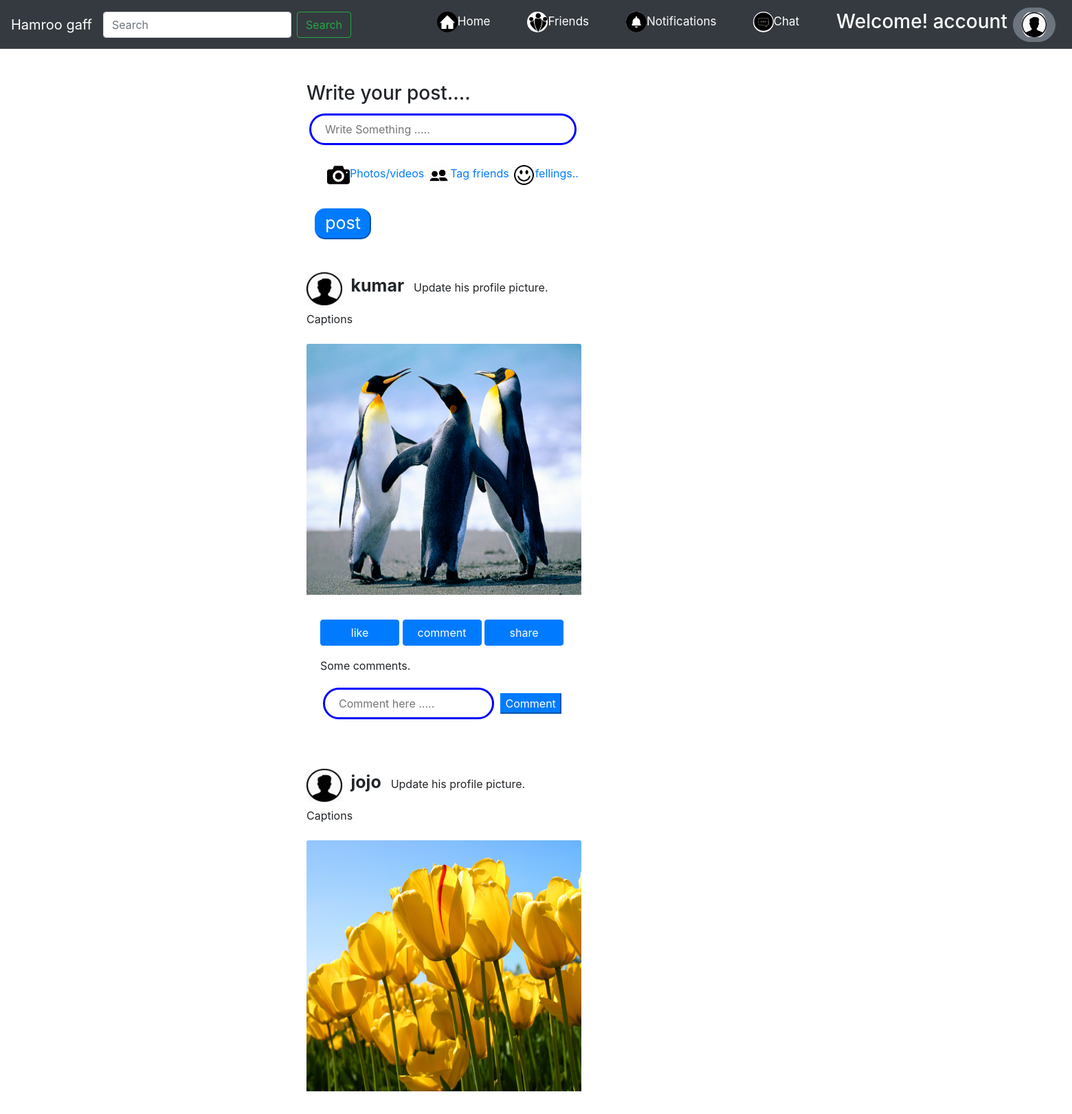
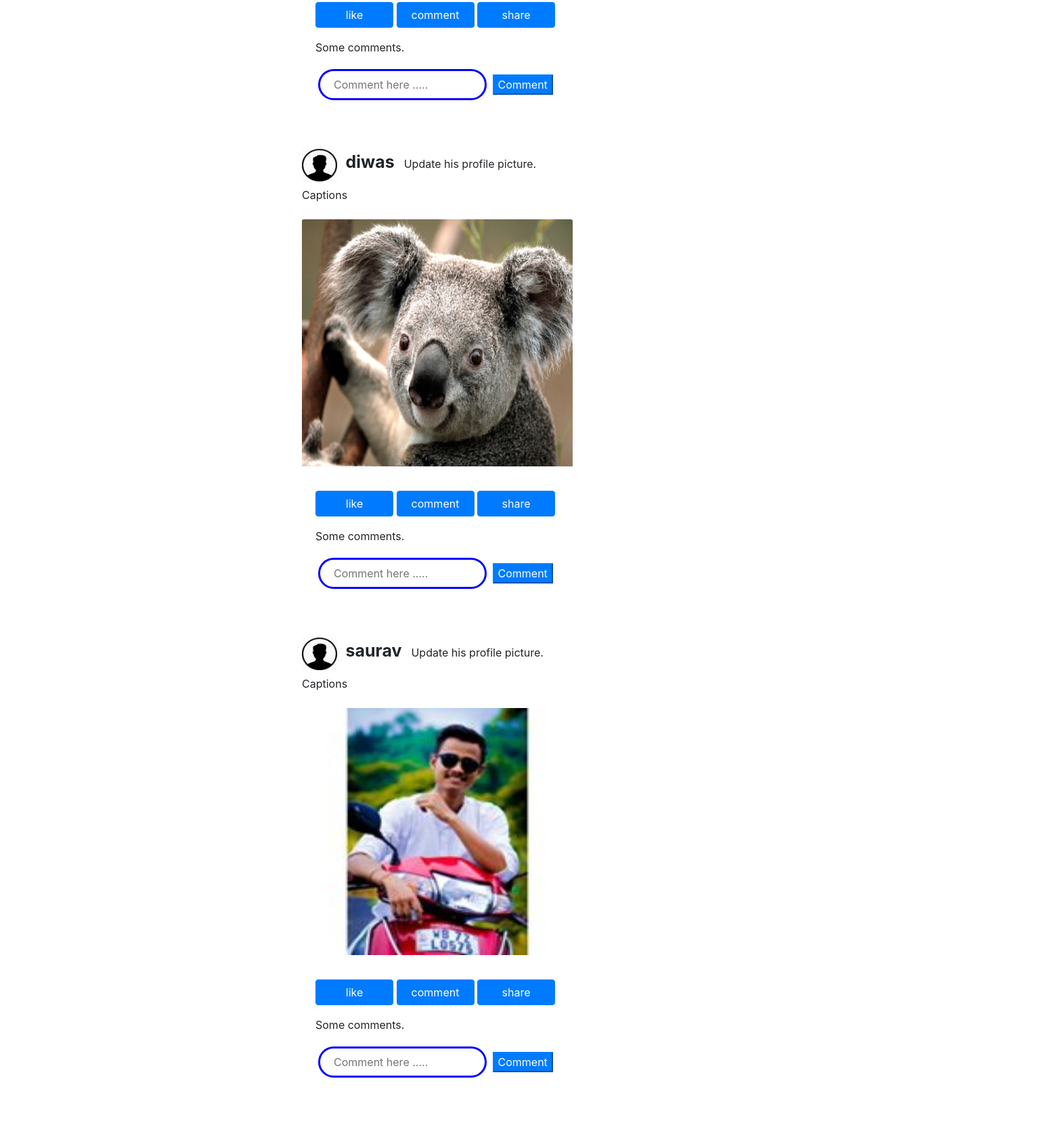
/account/profile/1 (signed in, upper part), run on the app's committed database (2 pictures, top to bottom).
### account/models.py (models this page shows)
class details(models.Model):
	uid = models.IntegerField()
	image = models.FileField(upload_to='account/images',default="profile.png")
	livein = models.CharField(max_length = 200,default = "")
	nick_name = models.CharField(max_length = 200,default = "")
	work = models.CharField(max_length = 200,default = "")
	dob = models.DateField(default = "")
	status = models.CharField(max_length = 200,default = "")
	name = models.CharField(default="",max_length=200)
	adress = models.CharField(default="",max_length=200)
	def __str__(self):
		return self.nick_name

### account/views.py (the view)
# urls.py: path('profile/<int:myid>',views.profile),
@login_required(login_url='/account/register/5')
def profile(request,myid):
	user = User.objects.filter(id=myid)
	uname =user[0].username
	username =user[0].username
	name = user[0].first_name
	lname = user[0].last_name
	email = user[0].email
	profie = details.objects.all()
	new = []
	for x in profie:
		users = User.objects.filter(id=x.uid)
		lists = x,[x for x in users]
		new.append(lists)
	print(new)
	ctx = {
    'username':username,
    'uname':uname,
    'name':name,
    'lname':lname,
    'email':email,
    "id":myid,
    "allposts":new
    }
	return render(request,"profile.html",ctx)

### account/templates/profile.html (shortened to what this page needs)
{% extends 'account/base.html' %}
{% load static %}
{% block body %}
<div class="container my-5" style="margin-left: 431px;">
<div class="card">
      <h3> Write your post....</h3>
      <input type="text" name="comment" placeholder="    Write Something ....." class="post">
      <div class="row-1" style="margin-top: 23px;">
      <ul id="active">
        <li><a href="#"><img src="{% static 'photes.png' %}">Photos/videos</a></li>
        <li><a href="#"><img src="{% static 'friends.png' %}">Tag friends</a></li>
        <li><a href="#"><img src="{% static 'feelings.png' %}">fellings..</a></li>
      </div>
      <button class="btb btn-primary" id="post">post</button>
  </div>
{% for item in allposts %}
<div class="card my-5">
  <div class="row-1"><img src="{% static 'profile.jpg' %}" id="profile_pic">
  <b class="mx-2" style="font-size: 25px">{{item.1.0.username}} </b>Update his profile picture.
</div>
<div class="row-1 my-2">
 Captions
</div>
  <img src="/media/{{item.0.image}}" class="card-img-top my-3" alt="..." id="image">
  <div class="card-body">
    <a href="#" class="btn btn-primary option">like</a>
    <a href="#" class="btn btn-primary option">comment</a>
    <a href="#" class="btn btn-primary option">share</a>
    <p class="card-text">Some comments.</p>
    <form method="">
      <input type="text" name="comment" placeholder="    Comment here ....." class="comment">
      <button class="btb btn-primary">Comment</button>
  </div>
</div>
{% endfor %}
</div>
{% endblock %}

### account/templates/account/base.html (shortened to what this page needs)
<!DOCTYPE html>
<html>
<head>
    <link rel="stylesheet" href="https://stackpath.bootstrapcdn.com/bootstrap/4.3.1/css/bootstrap.min.css">
</head>
<body>
    {% load static %}
    <nav class="navbar navbar-expand-lg navbar-dark bg-dark">
        <a class="navbar-brand" href="#">Hamroo gaff</a>
        <div class="collapse navbar-collapse" id="navbarSupportedContent">
            <form class="form-inline my-2 my-lg-0">
                <input class="form-control mr-sm-2" type="search" placeholder="Search" aria-label="Search">
                <button class="btn btn-outline-success my-2 my-sm-0" type="submit">Search</button>
            </form>
        </div>
        <ul id="menu">
            <li><a href="/account/profile/{{id}}"><img src="{% static 'home.png' %}">Home</a></li>
            <li><a href="/account/friends/{{id}}"><img src="{% static 'body.png' %}">Friends</a></li>
            <li><a href="/account/usernotifications/{{id}}"><img src="{% static 'Notification.png' %}">Notifications</a></li>
            <li><a href="/account/userchat/{{id}}"><img src="{% static 'chat.png' %}">Chat</a></li>
        </ul>
        <h3 style="color: white">Welcome! {{username}}</h3>
        <img src="{% static 'profile.jpg' %}" class="btn btn-secondary mx-2" id="popcart" data-container="body" data-toggle="popover" data-html="true" data-placement="bottom">
    </nav>
    {% block body %}{% endblock %}
</body>
</html>

### account/templates/account/base.html (style rules this page uses)
#popcart { height: 50px; border-radius: 50px; }
#menu li a { color: white; }
#menu { list-style: none; color: white; }
#menu li { font-size: 17px; margin-top: 9px; float: left; margin-right: 54px; }
#menu li img { height: 30px; border-radius: 50px; }

### account/templates/profile.html (style rules this page uses)
#image { height: 365px; width: 400px; }
.card { width: 25rem; border: none; }
.option { width: 115px; }
.card-text { margin-top: 17px; }
.comment { width: 249px; margin: 4px; border: 3px solid blue; border-radius: 62px; height: 46px; }
.post { width: 389px; margin: 4px; border: 3px solid blue; border-radius: 62px; height: 46px; }
#post { font-size: 25px; width: 82px; border-radius: 15px; margin-top: 16px; margin-left: 12px; height: 45px; }
#active { list-style: none; float: left; color:black; margin-left: -15px; }
#active li { float: left; margin-left: 5px; }
#profile_pic { width: 52px; height: 48px; }
#active li a img { height: 33px; }

### data on the page
details: username "kumar", image (picture)
details: username "jojo", image (picture)
details: username "diwas", image (picture)
details: username "saurav", image (picture)

### other printed values
{{ username }} "account"
